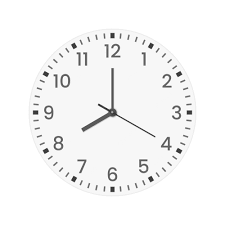
#> input picture Assignment_1/Solution_Assignment1/Image Files/Problem-4/clock_1.png, 225 x 225 px, found by its file name
$ python M22MA003_Q4.py
#> lines starting #> are read from the running program, lines starting #| are printed output that depends on the picture; after the words box and inside, x2 and y2 are one past the last pixel; in counts of white or black regions, pixels touching at a corner belong together; long printed decimals are rounded
# -*- coding: utf-8 -*-
"""M22MA003_Q4.ipynb

Automatically generated by Colaboratory.

Original file is located at
    https://colab.research.google.com/drive/1Qkqmuk9kS-xOMeClryrBav7oePmAxmfq
"""

import numpy as np
import cv2 as cv2
from google.colab.patches import cv2_imshow
import math

img1 =cv2.imread("/content/clock_1.png")
#> img1 is the input picture: shape (225, 225, 3); min 37, max 255, mean 246
cv2_imshow(img1)

h , w, c = img1.shape
#> h = 225; w = 225; c = 3
print(h,w)
#| 225 225
gray = cv2.cvtColor(img1, cv2.COLOR_BGR2GRAY)
edges1 = cv2.Canny(gray,50,200,None,3)
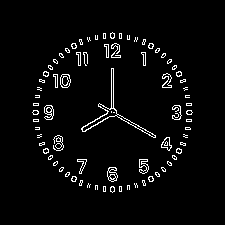
#> edges1: shape (225, 225); 3.8% white in thin lines or dots, all inside (x1, y1, x2, y2) = (32, 32, 193, 193)
cv2_imshow(edges1)
lines1 = cv2.HoughLines(edges1, 1, np.pi / 180, 50, None,0,0)
#> lines1 = [[42, 2.09], [111, 0], [45, 2.08], [113, 0], [43, 2.08], [40, 2.09], [37, 2.11], [39, 2.11], [155, 1.05], [151, 1.05], [-110, 3.11]]
lines_1 = np.vstack((lines1[1],lines1[9]))
#> lines_1 = [[111, 0], [151, 1.05]]

print(lines_1)
#| [[111.          0.       ]
#|  [151.          1.047]]
print(len(lines1))
#| 11

img2 =cv2.imread("/content/clock_2.jpg")
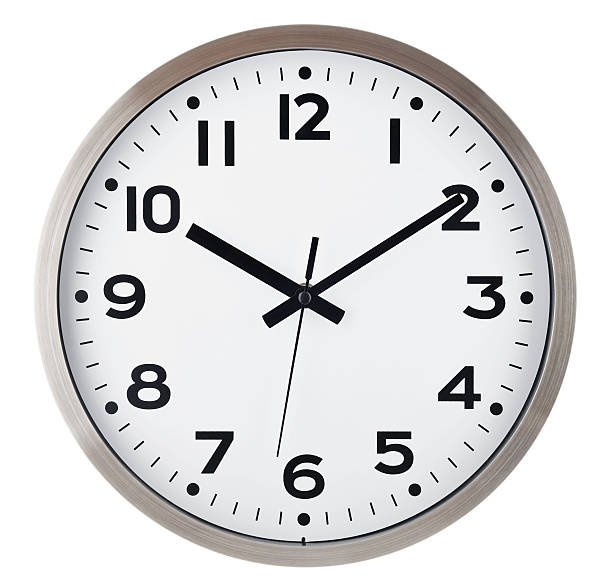
#> input picture Assignment_1/Solution_Assignment1/Image Files/Problem-4/clock_2.jpg, 612 x 586 px, found by its file name
#> img2 is the input picture: shape (586, 612, 3); mean B, G, R 219.2, 218.7, 219.3
cv2_imshow(img2)

h , w, c = img2.shape
#> h = 586; w = 612
print(h,w)
#| 586 612
gray = cv2.cvtColor(img2, cv2.COLOR_BGR2GRAY)
#> gray: shape (586, 612)
edges2 = cv2.Canny(gray,50,200,None,3)
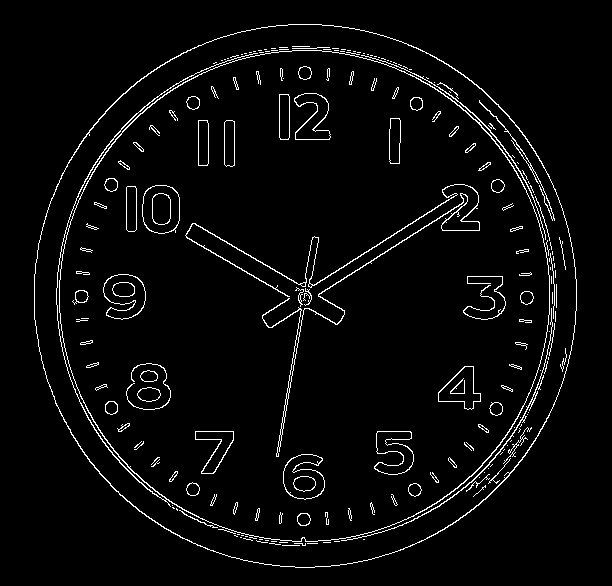
#> edges2: shape (586, 612); 3.7% white in thin lines or dots, all inside (x1, y1, x2, y2) = (34, 24, 577, 568)
lines2 = cv2.HoughLines(edges2, 1, np.pi / 180, int(h/4), None, 0, 0)
#> lines2 = [[407, 1.01], [112, 2.09], [421, 0.995]]
lines_2 = np.vstack((lines2[0],lines2[1]))
#> lines_2 = [[407, 1.01], [112, 2.09]]
print(lines2)
#| [[[407.           1.012  ]]
#|  [[112.           2.094 ]]
#|  [[421.           0.9948]]]
print(len(lines2))
#| 3

def getLines(img):
  h , w, c = img.shape
  print(h,w)
  gray = cv2.cvtColor(img, cv2.COLOR_BGR2GRAY)
  edges = cv2.Canny(gray,50,200,None,3)
  lines = cv2.HoughLines(edges, 1, np.pi / 180, int(h/3.35), None, 0, 0)
  print(lines)
  print(len(lines))
  return edges,lines

def findAngle(lines):
  if lines is not None:
        theta1 = lines[0][1]
        theta2 = lines[1][1]
        in_angle = math.degrees(abs(theta1-theta2))
        out_angle = 360-in_angle
        print("Angles between minute hand and hour hand are")
        print(f"in_angle is {in_angle:.1f} degrees")
        print(f"out_angle is {out_angle:.1f} degrees")

def showLines(edges, lines):
  cdst = cv2.cvtColor(edges, cv2.COLOR_GRAY2BGR)
  dist=[]
  slope=[]
  if lines is not None:
      for i in range(0, len(lines)):
          rho = lines[i][0]
          theta = lines[i][1]
          a = math.cos(theta)
          b = math.sin(theta)
          x0 = a * rho
          y0 = b * rho
          x1,y1 = (int(x0 + 1000*(-b)), int(y0 + 1000*(a)))
          x2,y2 = (int(x0 - 1000*(-b)), int(y0 - 1000*(a)))
          d=(((x1-x2)**2 + (y1-y2)**2)**0.5)
          dist.append(d)
          if((x2-x1)and (x1-x2))==0:
            m=1.57
          else:
            m=abs(y2-y1)//abs(x2-x1)
          slope.append(m)
          print(x1,x2,y1,y2)
          cv2.line(cdst, (x1,y1), (x2,y2), (0,0,255), 3, cv2.LINE_AA)
          # print(pt1,pt2)
          cv2_imshow(cdst)

# edges1, lines1 = getLines(img1)
showLines(edges1, lines_1)
#> the loop in showLines, `for i in range(0, len(lines)):` made 2 passes
#> (rho, theta, a, b, x0, y0, x1, y1) on passes 1 to 2: (111, 0, 1, 0, 111, 0, 111, 1000), (151, 1.05, 0.5, 0.866, 75.5, 130.8, -790, 630)
#| 111 111 1000 -1000
#| -790 941 630 -369
#> pass 1, in showLines, `cv2_imshow(cdst)`:
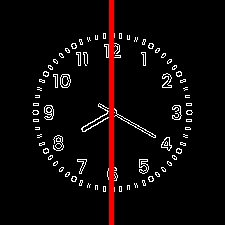
#> shown: shape (225, 225, 3); mean B, G, R 8.8, 8.8, 15
#> pass 2, in showLines, `cv2_imshow(cdst)`:
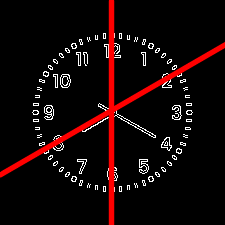
#> shown: shape (225, 225, 3); mean B, G, R 8.2, 8.2, 21.2
#> after the loop in showLines, `for i in range(0, len(lines)):`: dist = [2000, 1998.6]; slope = [1.57, 0]

# edges2, lines2 = getLines(img2)
showLines(edges2, lines_2)
#> the loop in showLines (call 2), `for i in range(0, len(lines)):` made 2 passes
#> (rho, theta, a, b, x0, y0, x1, y1) on passes 1 to 2: (407, 1.01, 0.53, 0.848, 215.7, 345.2, -632, 875), (112, 2.09, -0.5, 0.866, -56, 96.99, -922, -403)
#| -632 1063 875 -184
#| -922 810 -403 596
#> pass 1, in showLines (call 2), `cv2_imshow(cdst)`:
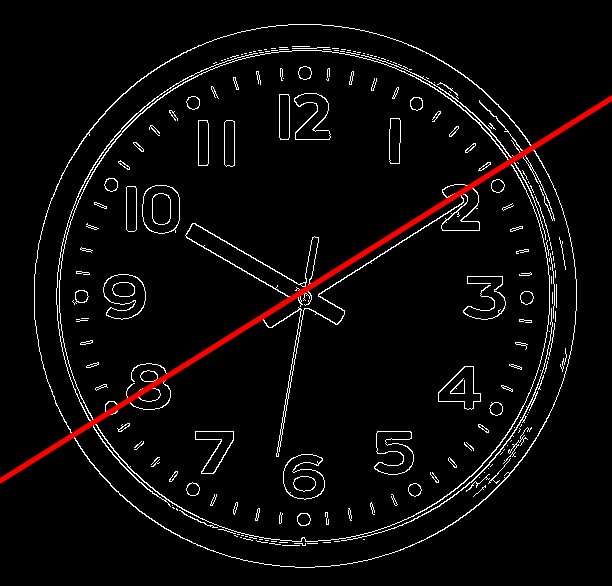
#> shown: shape (586, 612, 3); mean B, G, R 9, 9, 11.7
#> pass 2, in showLines (call 2), `cv2_imshow(cdst)`:
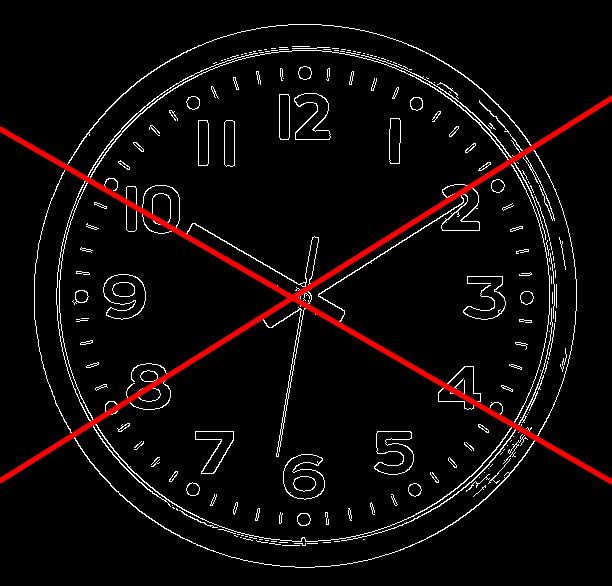
#> shown: shape (586, 612, 3); mean B, G, R 8.7, 8.7, 14.1
#> after the loop in showLines (call 2), `for i in range(0, len(lines)):`: dist = [1998.6, 1999.5]; slope = [0, 0]

findAngle(lines_1)
#> in findAngle, `theta1 = lines[0][1]`: theta1 = 0
#> in findAngle, `theta2 = lines[1][1]`: theta2 = 1.05
#> in findAngle, `in_angle = math.degrees(abs(theta1-theta2))`: in_angle = 60
#> in findAngle, `out_angle = 360-in_angle`: out_angle = 300
#| in_angle is 60.0 degrees
#| out_angle is 300.0 degrees

findAngle(lines_2)
#| in_angle is 62.0 degrees
#| out_angle is 298.0 degrees
